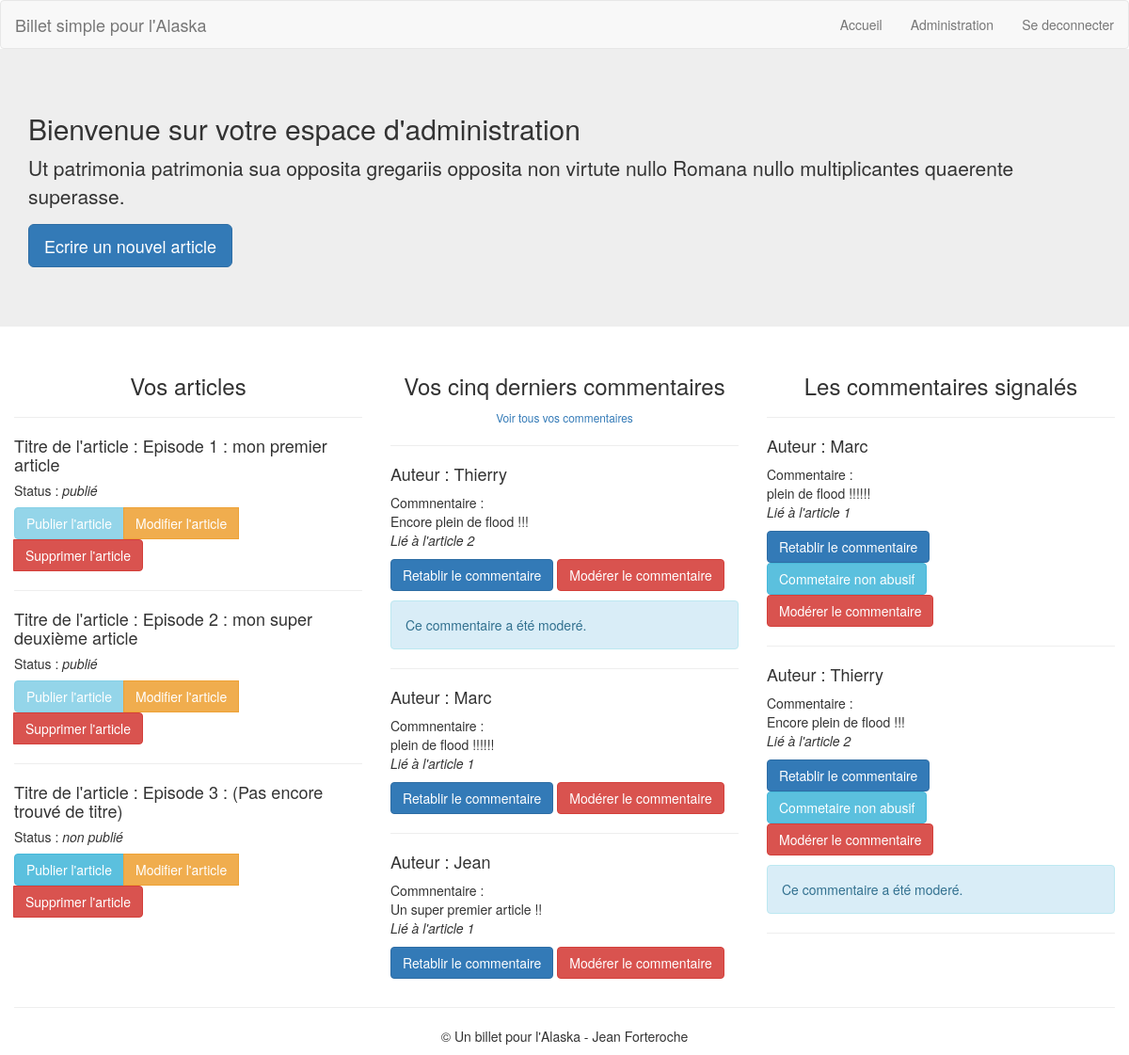
Screenshot of /index.php?Controller=Admin (signed in) with the database file from the repository.
### tables this page shows
CREATE TABLE `articles` (
  `id` int(11) NOT NULL,
  `titre` varchar(255) NOT NULL,
  `episode` text NOT NULL,
  `date_creation` date NOT NULL,
  `status` tinyint(1) NOT NULL
);

CREATE TABLE `comments` (
  `id` int(11) NOT NULL,
  `full_name` varchar(255) NOT NULL,
  `comment` text NOT NULL,
  `article_id` int(11) DEFAULT NULL,
  `answer_id` int(11) DEFAULT NULL,
  `abusive` tinyint(1) NOT NULL,
  `moderate` int(11) DEFAULT NULL
);

### Modele/ArticleRepository.php (called while the page is built, shortened)
<?php
function findAll() {
  global $bdd;
  $request = $bdd->prepare('SELECT * FROM articles');
  $request->execute();
  $articlesArray = [];
  while($donnees = $request->fetch()) {
    $article = new Article($donnees);
    $articlesArray[] = $article;
  }
  return $articlesArray;
}

### Modele/Article.php (called while the page is built, shortened)
<?php
class Article
{
  private $id;
  private $titre;
  private $status;
  public function hydrate(array $donnees = NULL)
  {
      foreach ($donnees as $key => $value)
      {
        $method = 'set'.ucfirst($key);
      }
  }
  public function getId() {
    return $this->id;
  }
  public function setId($id) {
    $this->id = $id;
    return $this;
  }
  public function setTitre($titre) {
    $this->titre = $titre;
    return $this;
  }
  public function getTitre() {
    return $this->titre;
  }
  public function setEpisode($episode) {
    return $this;
  }
  public function setStatus($status) {
    $this->status = $status;
    return $this;
  }
  public function getStatus() {
    return $this->status;
  }
}

### Modele/CommentRepository.php (called while the page is built, shortened)
<?php
function findLatestComments() {
  global $bdd;
  $request = $bdd->prepare('SELECT * FROM comments ORDER BY id DESC LIMIT 0, 5');
  $request->execute();
  $commentsArray = [];
  while($donnees = $request->fetch()) {
    $Comment = new Comment($donnees);
    $commentsArray[] = $Comment;
  }
  return $commentsArray;
}
function findAllAbusiveComments() {
  global $bdd;
  $request = $bdd->prepare('SELECT * FROM comments WHERE abusive = 1');
  $request->execute();
  $abusiveCommentsArray = [];
  while($donnees = $request->fetch()) {
    $Comment = new Comment($donnees);
    $abusiveCommentsArray[] = $Comment;
  }
  return $abusiveCommentsArray;
}

### Modele/Comment.php (called while the page is built, shortened)
<?php
class Comment
{
  private $id;
  private $fullName;
  private $comment;
  private $moderate;
  public function hydrate(array $donnees = NULL, $alias = NULL, $numAlias = NULL)
  {
    foreach ($donnees as $key => $value)
    {
      $method = 'set'.ucfirst($key);
    }
  }
  public function getId() {
    return $this->id;
  }
  public function setId($id) {
    $this->id = $id;
    return $this;
  }
  public function getFull_name() {
    return $this->fullName;
  }
  public function setFull_name($fullName) {
    $this->fullName = $fullName;
    return $this;
  }
  public function getComment() {
    return $this->comment;
  }
  public function setComment($comment) {
    $this->comment = $comment;
    return $this;
  }
  public function getArticle_id() {
    return $this->article_id;
  }
  public function setArticle_id($article_id) {
    $this->article_id = $article_id;
    return $this;
  }
  public function setAnswer_id($answer_id) {
    return $this;
  }
  public function setAbusive($abusive) {
    return $this;
  }
  public function getModerate() {
    return $this->moderate;
  }
  public function setModerate($moderate) {
    $this->moderate = $moderate;
    return $this;
  }
}

### Vue/Admin/comments.php (the view)
<div class="text-center">
  <h3>Vos cinq derniers commentaires</h3>
  <small>
    <a href="?Controller=Admin&&Action=showAllComments">
      Voir tous vos commentaires
    </a>
  </small>
</div>
<?php
foreach ($comments as $comment) { ?>
  <hr>
  <h4>
    Auteur : <?php echo $comment->getFull_name() ?>
    <br>
  </h4>
  <p>
    Commnentaire :
    <br>
    <?php echo $comment->getComment() ?>
    <br>
    <em>Lié à l'article <?php echo $comment->getArticle_id(); ?></em>
  </p>
  <p>
    <a
    class="btn btn-primary"
    href="?Controller=Admin&&Action=unmoderateComment&&id=<?php echo $comment->getId(); ?>&&token=<?= $token ?>"
    >
      Retablir le commentaire
    </a>
    <a
    class="btn btn-danger"
    href="?Controller=Admin&&Action=moderateComment&&id=<?php echo $comment->getId(); ?>&&token=<?= $token ?>"
    >
      Modérer le commentaire
    </a>
  </p>
  <?php
   if ($comment->getModerate()) {
   ?>
     <div class="alert alert-info">
       Ce commentaire a été moderé.
     </div>
  <?php
   }
  ?>
<?php
}
?>

### index.php (shortened to what this page needs)
<?php
$controller = 'Blog';
if (!empty($_GET['Controller'])) {
  $controller = str_replace(['.', '/', '\\'], '', $_GET['Controller']);
}
$vue = 'index';
$path = 'Controller/'.$controller.'/'.$vue.'.php';
if (file_exists($path)) {
  require_once $path;
} else {
  header('Location: index.php');
}

### Controller/Admin/index.php (shortened to what this page needs)
<?php
require_once 'Modele/ArticleRepository.php';
require_once 'Modele/CommentRepository.php';
require_once 'Modele/Article.php';
require_once 'Modele/Comment.php';
$token = bin2hex(random_bytes(32));
if (isset($_GET['Controller']) && isset($_GET['Action']) && ($_GET['Action'] === 'showAllComments')) {
  require_once 'Vue/Admin/allComments.php';
} else {
  $articles = findAll();
  $comments = findLatestComments();
  $signaledComments = findAllAbusiveComments();
  require_once 'Vue/Admin/index.php';
}

### Vue/Templates/header.php (shortened to what this page needs)
<!DOCTYPE html>
<html lang="fr">
<head>
  <link rel="stylesheet" href="https://maxcdn.bootstrapcdn.com/bootstrap/3.3.7/css/bootstrap.min.css">
  <link rel="stylesheet" href="Public/css/background.css">
  <link rel="stylesheet" href="Public/css/main.css">
</head>
<body>

### Vue/Templates/navigation.php (shortened to what this page needs)
<nav class="navbar navbar-default">
  <div class="container-fluid">
    <div class="navbar-header">
      <a class="navbar-brand" href="./">Billet simple pour l'Alaska</a>
    </div>
    <ul class="nav navbar-nav navbar-right">
      <li>
        <a href="./">
          Accueil
        </a>
      </li>
      <?php
      if ($_GET['Controller'] === 'Admin') {
      ?>
      <li>
        <a href="./?Controller=Admin">
          Administration
        </a>
      </li>
      <li><a href="?Controller=Admin&&Action=deconnexion">Se deconnecter</a></li>
      <?php
      }
      ?>
    </ul>
  </div>
</nav>

### Vue/Admin/index.php
<?php
include_once 'Vue/Templates/header.php';
include_once 'Vue/Templates/navigation.php';
?>
<main>
  <div class="jumbotron">
    <div class="container">
      <h2>Bienvenue sur votre espace d'administration</h2>
      <p>
        Ut patrimonia patrimonia sua opposita gregariis opposita non virtute nullo Romana nullo multiplicantes quaerente superasse.
      </p>
      <p>
        <a class="btn btn-primary btn-lg" href="?Controller=Admin&&Vue=newArticle" role="button">
          Ecrire un nouvel article
        </a>
      </p>
    </div>
  </div>
  <div class="container-fluid">
    <div class="row">
      <div class="col-md-4">
        <?php
        include_once 'Vue/Admin/articles.php';
        ?>
      </div>
      <div class="col-md-4">
        <?php
        include_once 'Vue/Admin/comments.php';
        ?>
      </div>
      <div class="col-md-4">
        <?php
        include_once 'Vue/Admin/abusive.php';
        ?>
      </div>
    </div>
  </div>
</main>
<?php
include_once 'Vue/Templates/footer.php';
?>

### Vue/Admin/articles.php
<h3 class="text-center">Vos articles</h3>
<?php
foreach ($articles as $article) {
?>
<hr>
<h4>Titre de l'article : <?php echo $article->getTitre(); ?></h4>
<h5>Status :
  <em>
    <?php
      if ($article->getStatus()) { echo 'publié'; } else { echo 'non publié'; }
    ?>
  </em>
</h5>
  <div class="btn-group" role="group">
    <a class="btn btn-info"
    <?php
      if (!$article->getStatus()) {
    ?>
        href="?Controller=Admin&&Action=publishArticle&&id=<?= $article->getId() ?>&&token=<?= $token ?>"
    <?php
      }
    ?>
     role="button" <?php if ($article->getStatus()) { echo 'disabled'; } ?>>
      Publier l'article
    </a>
    <a
      class="btn btn-warning"
      href="?Controller=Admin&&Vue=modifyArticle&&id=<?= $article->getId() ?>"
    >
      Modifier l'article
    </a>
    <a
      class="btn btn-danger"
      href="?Controller=Admin&&Action=deleteArticle&&id=<?= $article->getId() ?>&&token=<?= $token ?>"
    >
      Supprimer l'article
    </a>
  </div>
<?php
}
?>

### Vue/Admin/abusive.php
<h3 class="text-center">Les commentaires signalés</h3>
<hr>
<?php
foreach ($signaledComments as $comment) { ?>
  <h4>
    Auteur : <?php echo $comment->getFull_name() ?>
    <br>
  </h4>
  <p>
    Commentaire :
    <br>
    <?php echo $comment->getComment(); ?>
    <br>
    <em>Lié à l'article <?php echo $comment->getArticle_id(); ?></em>
  </p>
  <p>
    <a
    class="btn btn-primary"
    href="?Controller=Admin&&Action=unmoderateComment&&id=<?php echo $comment->getId(); ?>&&token=<?= $token ?>"
    >
      Retablir le commentaire
    </a>
    <br>
    <a
    class="btn btn-info"
    href="?Controller=Admin&&Action=unsignalComment&&id=<?php echo $comment->getId(); ?>&&token=<?= $token ?>"
    >
      Commetaire non abusif
    </a>
    <br>
    <a
    class="btn btn-danger"
    href="?Controller=Admin&&Action=moderateComment&&id=<?php echo $comment->getId(); ?>&&token=<?= $token ?>"
    >
      Modérer le commentaire
    </a>
  </p>
  <?php
   if ($comment->getModerate()) {
   ?>
     <div class="alert alert-info">
       Ce commentaire a été moderé.
     </div>
  <?php
   }
  ?>
  <hr>
<?php
}
?>

### Vue/Templates/footer.php (shortened to what this page needs)
  <footer class="footer">
    <?php if ($path === 'Controller/Blog/index.php'): ?>
      <a class="connect-button" href="?Controller=Blog&&Vue=connexion">
        Espace d'administration
      </a>
    <?php else: ?>
      <div class="container">
        <div class="row">
          <hr>
          <p class="text-center">
            &copy; Un billet pour l'Alaska - Jean Forteroche
          </p>
        </div>
      </div>
    <?php endif; ?>
  </footer>
</body>
</html>

### Public/css/main.css (style rules this page uses)
body { margin: 0; }
.navbar { margin-bottom: 0; }

### rows the page displays
articles: titre "Episode 1 : mon premier article", status "publié"
articles: titre "Episode 2 : mon super deuxième article", status "publié"
articles: titre "Episode 3 : (Pas encore trouvé de titre)", status "non publié"
comments: full_name "Thierry", comment "Encore plein de flood !!!", article "2", moderate "Ce commentaire a été moderé."
comments: full_name "Marc", comment "plein de flood !!!!!!", article "1"
comments: full_name "Jean", comment "Un super premier article !!", article "1"
